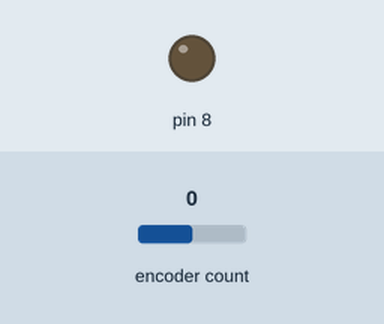
Bench run of a sketch on a simulated Arduino Uno, built with avr-gcc and run on an emulated ATmega328P. Parts: output pins drawn as LEDs (lit = HIGH). The inputs (shaded band) are chosen by the test bench; at power-on: encoder count 0. What the sketch prints to the serial monitor is not drawn.

Above: at 1.2 s.
1.3 s: encoder count set to 1
At 2.2 s:
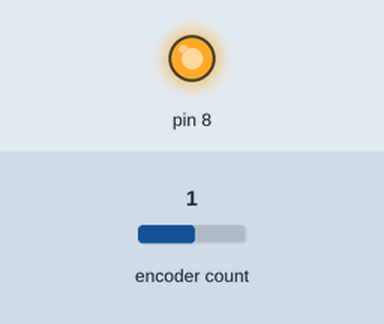
2.8 s: encoder count set to 0
At 3.3 s:
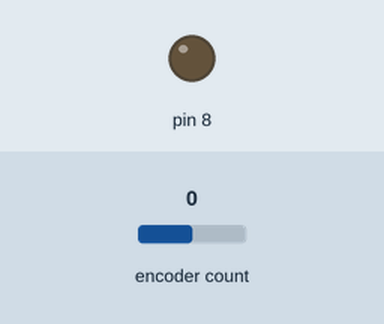
4.3 s: encoder count set to 4
At 5.6 s:
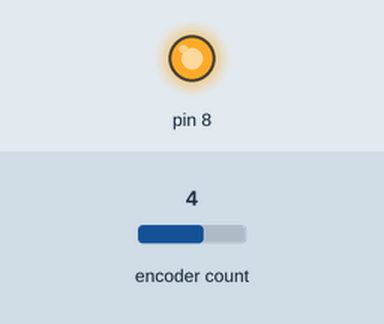
Timing chart, 0 to 7.3 s (numbered marks = the images above; inputs shaded):
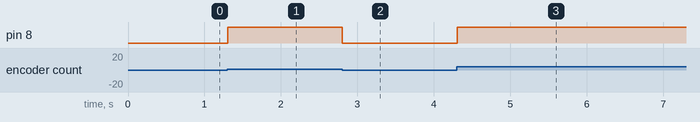

The sketch:

Nano_NeedleSensor.ino
```cpp
#include <Encoder.h>

// Change these two numbers to the pins connected to your encoder.
//   Best Performance: both pins have interrupt capability
//   Good Performance: only the first pin has interrupt capability
//   Low Performance:  neither pin has interrupt capability
Encoder myEnc(2, 3);
//   avoid using pins with LEDs attached

void setup() {
  Serial.begin(9600);
  Serial.println("Basic Encoder Test:");
  pinMode(8, OUTPUT);
}

long oldPosition  = -999;

void loop() {
  long newPosition = myEnc.read();
  Serial.println(newPosition);
  if (newPosition > 0) {
    digitalWrite(8, HIGH);
  } else {
    digitalWrite(8, LOW);
  }
}
```

Measured:
- after the input at 1.3 s, pin 8: LOW → HIGH at once
- after the input at 2.8 s, pin 8: HIGH → LOW at once
- after the input at 4.3 s, pin 8: LOW → HIGH at once
